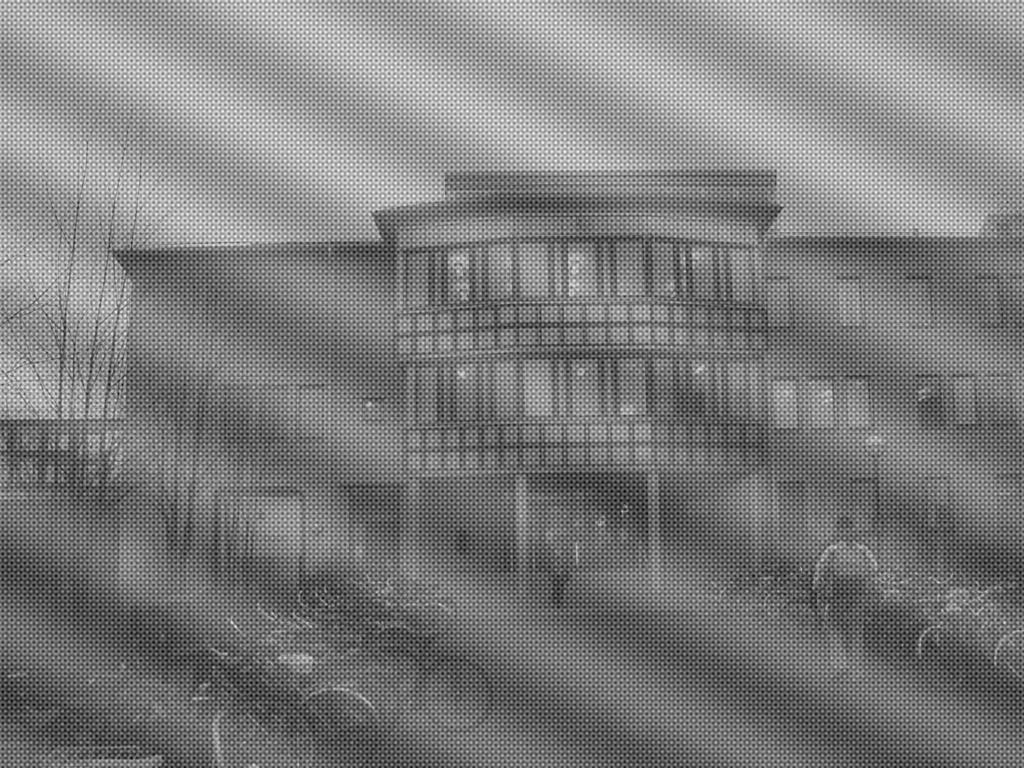
#> input picture Lista 1/Q7/mit_noise_periodic.jpg, 1024 x 768 px
$ python q7.py
#> lines starting #> are read from the running program, lines starting #| are printed output that depends on the picture
import cv2
import numpy as np
from math import sqrt
import matplotlib.pyplot as plt

def distance(u, v, p, q, uk, vk):
    return sqrt((u + 0.5 - p/2 - uk)**2 + (v + 0.5 - q/2 - vk)**2)

def butterworth_highpass(mag_img, order, cutoff, uk, vk):
    bfilter =  np.zeros(mag_img.shape, np.float64)
    for l in range(mag_img.shape[0]):
        for c in range(mag_img.shape[1]):
            bfilter[l][c] = 1/(1+((cutoff/(distance(l, c, mag_img.shape[0], mag_img.shape[1], uk, vk)))**(2*order)))
    filtered_mag = np.multiply(mag_img, bfilter)
    return filtered_mag

def notch_filter(mag_img, order, cutoff, coords):
    for coord in coords:
        uk = coord[0]
        vk = coord[1]
        mag_img = butterworth_highpass(mag_img, order, cutoff, uk, vk)
        mag_img = butterworth_highpass(mag_img, order, cutoff, -uk, -vk)
    return mag_img

img = cv2.imread('mit_noise_periodic.jpg', 0)
#> img is the input picture: shape (768, 1024); min 0, max 255, mean 124.5
img = img.astype(np.int64)

padded_img = np.zeros((2*img.shape[0], 2*img.shape[1]), np.int64)
padded_img[:img.shape[0], :img.shape[1]] = img
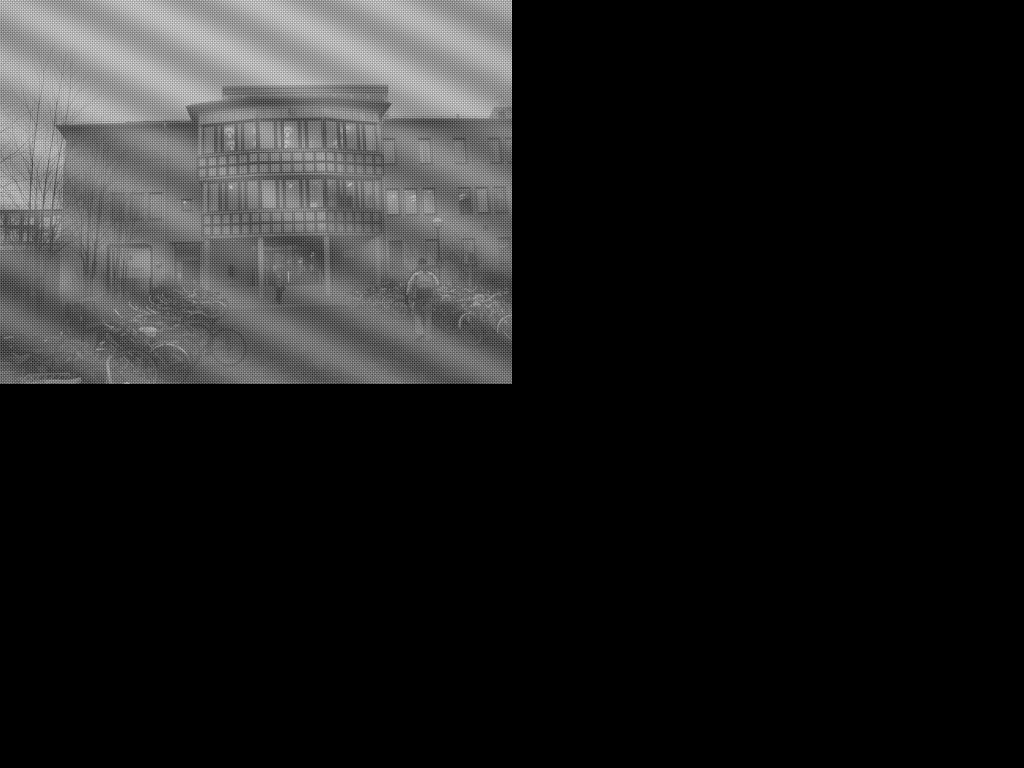
#> padded_img: shape (1536, 2048) int64 (shown at 1/2 size); min 0, max 255, mean 31.1
f = np.fft.fft2(padded_img)
fshift = np.fft.fftshift(f)
magnitude_spectrum = 20*np.log(np.abs(fshift))
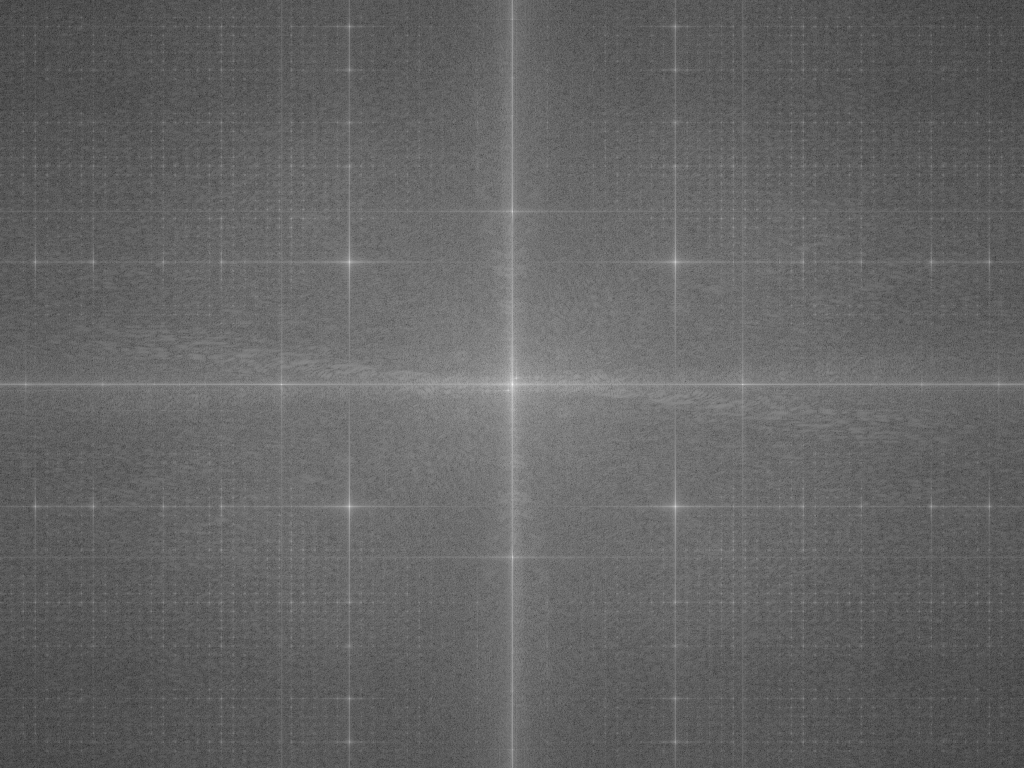
#> magnitude_spectrum: shape (1536, 2048) float64 (shown at 1/2 size); min 14.13, max 368, mean 153.4; drawn with min black and max white
cv2.imwrite('magnitude.png', magnitude_spectrum)
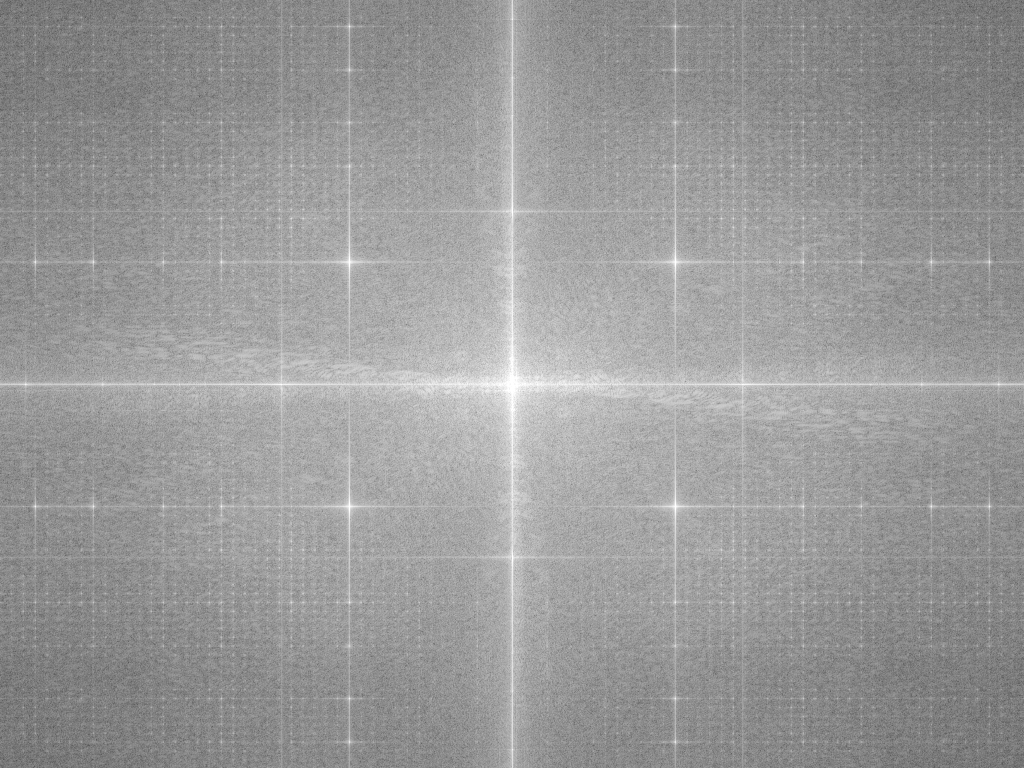
#> saved as magnitude.png: shape (1536, 2048) (shown at 1/2 size); min 14, max 255, mean 153.4

x = 325
y = 240

coords = []

for _ in range(6):
    coords += [(y, x), (-y, x)]
    x += 130

x = 325
y = 240

for _ in range(6):
    y += 100
    coords += [(y, x), (-y, x)]

coords += [(0, 325+130), (0, -325-130)]
coords += [(340, 0), (-340, 0)]

filtered_mag = notch_filter(fshift, 20, 80, coords)
#> (the run stopped early here; a loop or call above may not have finished)
